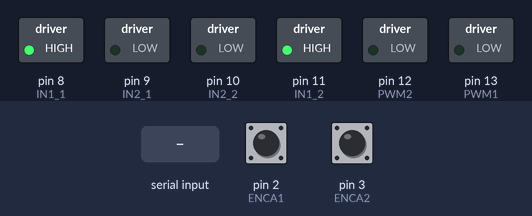
A sketch run on a simulated Arduino Uno, built with avr-gcc and run on an emulated ATmega328P. Parts: switched loads named in the sketch (green lamp = pin HIGH). The test bench sets the inputs (shaded band); at power-on: pin 2 (ENCA1) HIGH, pin 3 (ENCA2) HIGH. What the sketch prints to the serial monitor is not drawn.

Above: at 1.2 s.
1.3 s: "1,90\n" received over Serial
At 2.5 s:
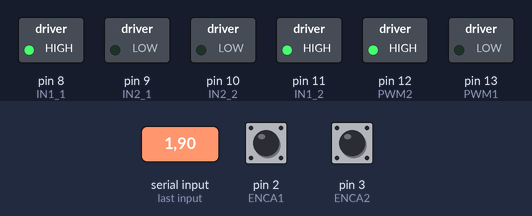
2.8 s: "90,45\n" received over Serial
At 3.8 s:
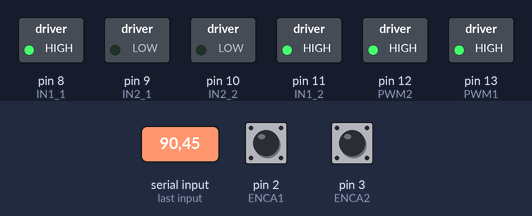
Timing chart, 0 to 5.8 s (numbered marks = the images above; inputs shaded):
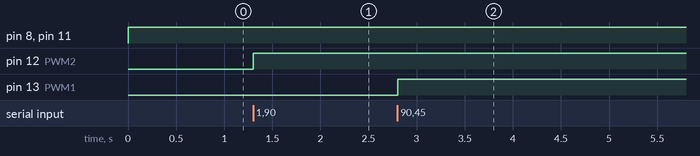

Measured:
- after the input at 1.3 s, pin 12 (PWM2): LOW → HIGH at once
- after the input at 2.8 s, pin 13 (PWM1): LOW → HIGH at once

The sketch:

Dinuka_ros2_control.ino
```cpp
#include <util/atomic.h>

// Pins for motor 1 (left)
#define ENCA1 2
#define ENCB1 7
#define PWM1 13
#define IN1_1 8
#define IN2_1 9

// Pins for motor 2 (right)
#define ENCA2 3
#define ENCB2 6
#define PWM2 12
#define IN1_2 11
#define IN2_2 10

// Globals for motor 1
long prevT1 = 0;
int posPrev1 = 0;
volatile int pos_i1 = 0;
float v1Filt = 0;
float v1Prev = 0;
float eintegral1 = 0;

// Globals for motor 2
long prevT2 = 0;
int posPrev2 = 0;
volatile int pos_i2 = 0;
float v2Filt = 0;
float v2Prev = 0;
float eintegral2 = 0;

// Target variables
float vt1 = 0;
float vt2 = 0;

// Robot parameters
const float wheel_radius = 0.04;  // Wheel radius in meters
const float wheel_track = 0.35;   // Distance between wheels in meters

// Integral limits to prevent windup
const float max_integral = 100.0;

void setup() {
  Serial.begin(115200);  // Start serial communication
  clearSerialBuffer();    // Ensure serial buffer is clean

  // Motor 1 setup
  pinMode(ENCA1, INPUT);
  pinMode(ENCB1, INPUT);
  pinMode(PWM1, OUTPUT);
  pinMode(IN1_1, OUTPUT);
  pinMode(IN2_1, OUTPUT);
  attachInterrupt(digitalPinToInterrupt(ENCA1), readEncoder1, RISING);

  // Motor 2 setup
  pinMode(ENCA2, INPUT);
  pinMode(ENCB2, INPUT);
  pinMode(PWM2, OUTPUT);
  pinMode(IN1_2, OUTPUT);
  pinMode(IN2_2, OUTPUT);
  attachInterrupt(digitalPinToInterrupt(ENCA2), readEncoder2, RISING);

  // Notify ROS that the Arduino is ready
  Serial.println("READY");
}

void loop() {
  if (Serial.available()) {
    String inputString = Serial.readStringUntil('\n');
    parseInput(inputString);
  }

  // Calculate motor velocities
  float linear_x, angular_z;
  calculateVelocities(linear_x, angular_z);

  // Send velocities to ROS 2
  sendVelocityFeedback(linear_x, angular_z);

  // Set motor speeds
  controlMotors();

  delay(1);
}

void parseInput(const String &input) {
  int separatorIndex = input.indexOf(',');
  if (separatorIndex != -1) {
    vt1 = input.substring(0, separatorIndex).toFloat();
    vt2 = input.substring(separatorIndex + 1).toFloat();
  } else {
    // Handle malformed input gracefully
    Serial.println("ERR: Malformed input");
  }
}

void calculateVelocities(float &linear_x, float &angular_z) {
  int pos1, pos2;
  ATOMIC_BLOCK(ATOMIC_RESTORESTATE) {
    pos1 = pos_i1;
    pos2 = pos_i2;
  }

  long currT1 = micros();
  float deltaT1 = (currT1 - prevT1) / 1.0e6;
  float v1 = ((pos1 - posPrev1) / deltaT1) / 2400.0 * 60.0;
  posPrev1 = pos1;
  prevT1 = currT1;

  long currT2 = micros();
  float deltaT2 = (currT2 - prevT2) / 1.0e6;
  float v2 = ((pos2 - posPrev2) / deltaT2) / 2400.0 * 60.0;
  posPrev2 = pos2;
  prevT2 = currT2;

  v1Filt = 0.854 * v1Filt + 0.0728 * v1 + 0.0728 * v1Prev;
  v1Prev = v1;
  v2Filt = 0.854 * v2Filt + 0.0728 * v2 + 0.0728 * v2Prev;
  v2Prev = v2;

  float v1_linear = (v1Filt * 2 * 3.14159 / 60.0) * wheel_radius;
  float v2_linear = (v2Filt * 2 * 3.14159 / 60.0) * wheel_radius;

  linear_x = (v1_linear + v2_linear) / 2;
  angular_z = (v2_linear - v1_linear) / wheel_track;
}

void sendVelocityFeedback(float linear_x, float angular_z) {
  String feedback = "<" + String(linear_x, 2) + "," + String(angular_z, 2) + ">\n";
  Serial.print(feedback);
}

void controlMotors() {
  float u1 = constrain(1.5 * (vt1 - v1Filt) + 15 * eintegral1, -255, 255);
  eintegral1 = constrain(eintegral1 + (vt1 - v1Filt) * ((micros() - prevT1) / 1.0e6), -max_integral, max_integral);
  setMotor(u1, PWM1, IN1_1, IN2_1);

  float u2 = constrain(5 * (vt2 - v2Filt) + 10 * eintegral2, -255, 255);
  eintegral2 = constrain(eintegral2 + (vt2 - v2Filt) * ((micros() - prevT2) / 1.0e6), -max_integral, max_integral);
  setMotor(u2, PWM2, IN1_2, IN2_2);
}

void setMotor(float u, int pwm, int in1, int in2) {
  int dir = (u < 0) ? -1 : 1;
  int pwr = min((int)fabs(u), 255);
  analogWrite(pwm, pwr);
  digitalWrite(in1, dir == 1);
  digitalWrite(in2, dir != 1);
}

void readEncoder1() {
  pos_i1 += (digitalRead(ENCB1) ? 1 : -1);
}

void readEncoder2() {
  pos_i2 += (digitalRead(ENCB2) ? -1 : 1);
}

void clearSerialBuffer() {
  while (Serial.available() > 0) {
    Serial.read();
  }
}
```
